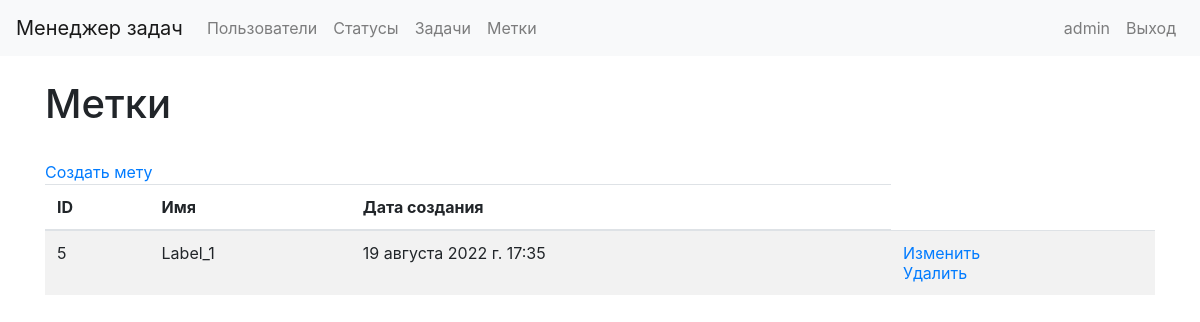
Page /labels/ (signed in) on the committed database.
### task_manager/models.py (models this page shows, shortened)
class Label(models.Model):
    name = models.CharField(max_length=100, unique=True)
    time_create = models.DateTimeField(auto_now_add=True)

### task_manager/views.py (the view)
# urls.py: path('labels/', views.LabelList.as_view(), name='labels_list'),
class LabelList(LoginRequiredMixin, ListView):
    model = Label
    template_name = "labels_list.html"
    login_url = reverse_lazy('user_login')
    def dispatch(self, request, *args, **kwargs):
        if not request.user.is_authenticated:
            messages.error(request, _("Вы не авторизованы! Пожалуйста, выполните вход."))
            return redirect('user_login')
        return super().dispatch(request, *args, **kwargs)

### task_manager/templates/labels_list.html
{% extends 'base.html' %}
{% load i18n %}
{% block content %}
    <div class="container wrapper flex-grow-1">
        <br>
        <h1>{% translate "Метки" %}</h1>
        <br>
        <a href="{% url 'labels_create' %}">{% translate "Создать мету" %}</a>
        <table class="table table-striped">
            <thead>
                <tr>
                    <th>{% translate "ID" %}</th>
                    <th>{% translate "Имя" %}</th>
                    <th>{% translate "Дата создания" %}</th>
                </tr>
            </thead>
            <tbody>
                {% for l in object_list %}
                <tr>
                    <td>{{l.id}}</td>
                    <td>{{l.name}}</td>
                    <td>{{l.time_create}}</td>
                    <td>
                        <a href="{% url 'labels_update' pk=l.id %}">{% translate "Изменить" %}</a>
                        <br>
                        <a href="{% url 'labels_delete' pk=l.id %}">{% translate "Удалить" %}</a>
                    </td>
                </tr>
                {% endfor %}
            </tbody>
        </table>
    </div>
{% endblock %}

### task_manager/templates/base.html (shortened to what this page needs)
{% load i18n %}
{% load bootstrap4 %}
{% bootstrap_css %}
{% block bootstrap4_content %}
    <nav class="navbar navbar-expand-lg navbar-light bg-light">
        <a class="navbar-brand" href="{% url 'home' %}">{% translate "Менеджер задач" %}</a>
        <div class="collapse navbar-collapse" id="navbarSupportedContent">
            <ul class="navbar-nav mr-auto">
                <li class="nav-item">
                    <a class="nav-link" href="{% url 'users_list' %}">{% translate "Пользователи" %}</a>
                </li>
                {% if request.user.is_authenticated %}
                <li class="nav-item">
                    <a class="nav-link" href="{% url 'statuses_list' %}">{% translate "Статусы" %}</a>
                </li>
                <li class="nav-item">
                    <a class="nav-link" href="{% url 'tasks_list' %}">{% translate "Задачи" %}</a>
                </li>
                <li class="nav-item">
                    <a class="nav-link" href="{% url 'labels_list' %}">{% translate "Метки" %}</a>
                </li>
                {% endif %}
            </ul>
            <ul class="navbar-nav">
                {% if request.user.is_authenticated %}
                <li class="nav-item">
                    <a class="nav-link" href="{% url 'users_update' pk=request.user.id %}">{{user.username}}</a>
                </li>
                <li class="nav-item">
                    <a class="nav-link" href="{% url 'user_logout' %}">{% translate "Выход" %}</a>
                </li>
                {% endif %}
            </ul>
        </div>
    </nav>
{% endblock %}
{% block content %}
{% endblock %}

### rows in the picture
Label: id "5", name "Label_1", time_create "19 августа 2022 г. 17:35"

### other values in the picture
{{ user.username }} "admin"
